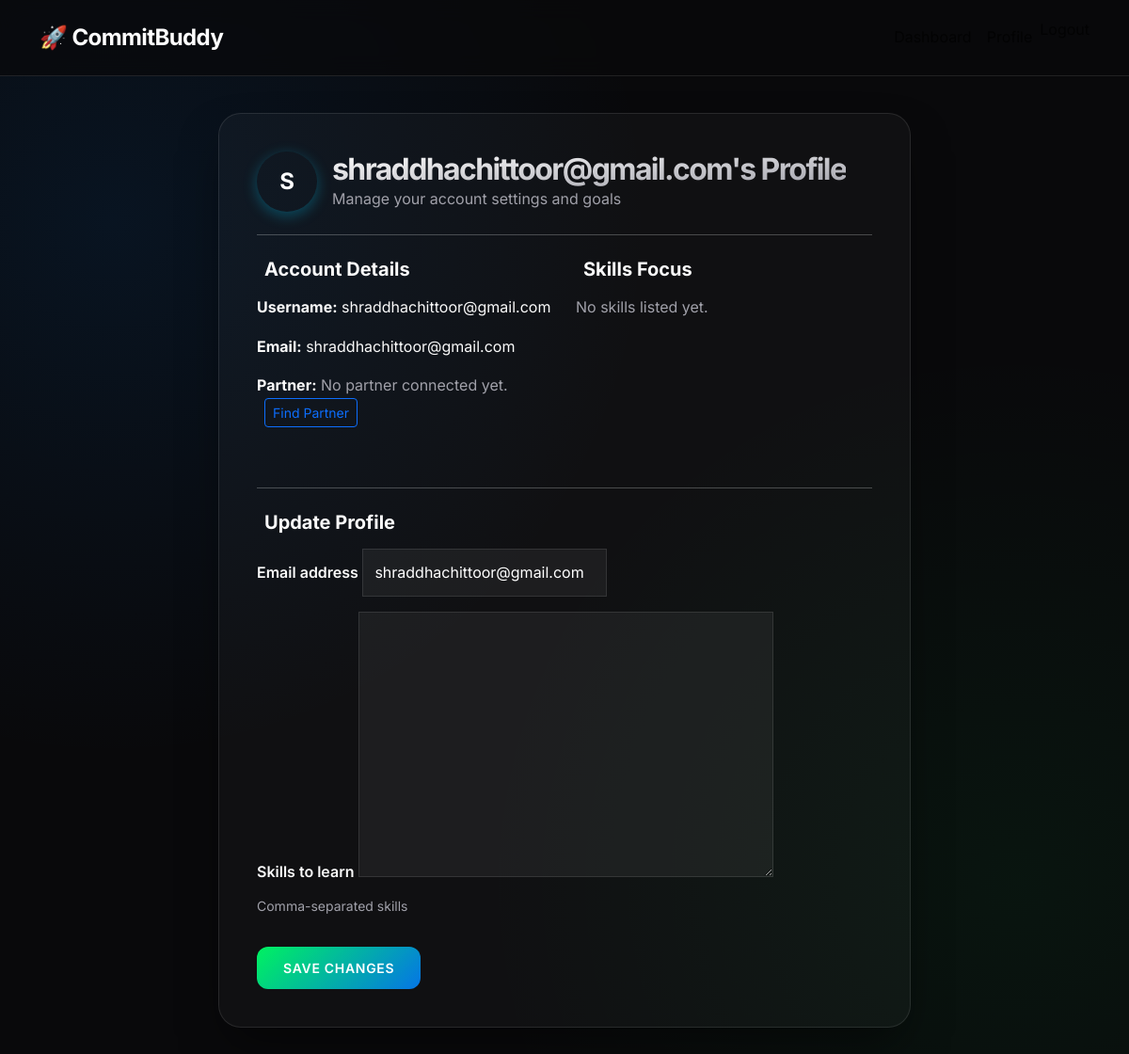
/users/profile/ (signed in), run on the app's committed database.
### users/models.py (models this page shows, shortened)
class CustomUser(AbstractUser):
    partner = models.OneToOneField(
        'self',
        on_delete=models.SET_NULL,
        null=True,
        blank=True,
        related_name='accountability_partner'
    )
    skills_to_learn = models.TextField(blank=True, help_text="Comma-separated skills")

### users/views.py (the view)
# urls.py: path('profile/', views.profile, name='profile'),
@login_required
def profile(request):
    if request.method == 'POST':
        form = UserUpdateForm(request.POST, instance=request.user)
        if form.is_valid():
            form.save()
            messages.success(request, "Your profile has been updated!")
            return redirect('profile')
    else:
        form = UserUpdateForm(instance=request.user)
    return render(request, 'users/profile.html', {'form': form})

### users/forms.py
class UserUpdateForm(forms.ModelForm):
    class Meta:
        model = CustomUser
        fields = ('email', 'skills_to_learn',)

### templates/users/profile.html (shortened to what this page needs)
{% extends 'base.html' %}
{% block content %}
<div class="row justify-content-center fade-in">
    <div class="col-md-8">
        <div class="glass-card">
            <div class="d-flex align-items-center mb-4">
                <div class="avatar-circle me-3">
                    {{ user.username|first|upper }}
                </div>
                <div>
                    <h2 class="mb-0 fw-bold">{{ user.username }}'s Profile</h2>
                    <p class="text-muted mb-0">Manage your account settings and goals</p>
                </div>
            </div>
            <hr class="border-light opacity-10 mb-4">
            <div class="row">
                <div class="col-md-6 mb-4">
                    <h5 class="fw-bold mb-3">Account Details</h5>
                    <p><strong>Username:</strong> {{ user.username }}</p>
                    <p><strong>Email:</strong> {{ user.email|default:"Not set" }}</p>
                    <p><strong>Partner:</strong>
                        {% if user.partner %}
                        <span class="badge bg-success">{{ user.partner.username }}</span>
                        {% else %}
                        <span class="text-muted italic">No partner connected yet.</span>
                        <a href="{% url 'find_partner' %}" class="btn btn-sm btn-outline-primary ms-2">Find Partner</a>
                        {% endif %}
                    </p>
                </div>
                <div class="col-md-6 mb-4">
                    <h5 class="fw-bold mb-3">Skills Focus</h5>
                    {% if user.skills_to_learn %}
                    <div class="d-flex flex-wrap gap-2">
                        {% for skill in user.skills_to_learn.split %}
                        <span class="skill-tag">{{ skill|cut:"," }}</span>
                        {% endfor %}
                    </div>
                    {% else %}
                    <p class="text-muted italic">No skills listed yet.</p>
                    {% endif %}
                </div>
            </div>
            <hr class="border-light opacity-10 my-4">
            <h5 class="fw-bold mb-3">Update Profile</h5>
            <form method="post">
                {% for field in form %}
                <div class="mb-3">
                    <label class="form-label fw-semibold">{{ field.label }}</label>
                    {{ field }}
                    {% if field.help_text %}
                    <div class="form-text text-muted">{{ field.help_text }}</div>
                    {% endif %}
                </div>
                {% endfor %}
                <button type="submit" class="btn btn-premium mt-3">Save Changes</button>
            </form>
        </div>
    </div>
</div>
{% endblock %}

### static/css/style.css (style rules this page uses)
:root { --primary: #00f260; --secondary: #0575E6; --accent: #FF0080; --bg-dark: #09090b; --card-bg: rgba(255, 255, 255, 0.03); --border-color: rgba(255, 255, 255, 0.1); --text-main: #fafafa; --text-muted: #a1a1aa; --glass-blur: blur(12px); }
body { background-color: var(--bg-dark); background-image: radial-gradient(circle at 10% 20%, rgba(5, 117, 230, 0.1) 0%, transparent 40%), radial-gradient(circle at 90% 80%, rgba(0, 242, 96, 0.05) 0%, transparent 40%); color: var(--text-main); font-family: 'Inter', system-ui, -apple-system, sans-serif; line-height: 1.6; }
.glass-card { background: var(--card-bg); backdrop-filter: var(--glass-blur); -webkit-backdrop-filter: var(--glass-blur); border: 1px solid var(--border-color); border-radius: 24px; padding: 2.5rem; box-shadow: 0 25px 50px -12px rgba(0, 0, 0, 0.5); transition: transform 0.3s cubic-bezier(0.4, 0, 0.2, 1), border-color 0.3s ease; }
.btn-premium { background: linear-gradient(135deg, var(--primary), var(--secondary)); color: white; border: none; padding: 0.75rem 1.75rem; border-radius: 12px; font-weight: 600; transition: all 0.3s ease; text-transform: uppercase; font-size: 0.875rem; letter-spacing: 0.05em; }
h1, h2, h3, .h1, .h2, .h3 { letter-spacing: -0.05em; font-weight: 800; background: linear-gradient(to bottom right, #fff, #a1a1aa); -webkit-background-clip: text; background-clip: text; -webkit-text-fill-color: transparent; }
.text-muted { color: var(--text-muted) !important; }
.fade-in { animation: slideUp 0.6s cubic-bezier(0.22, 1, 0.36, 1) forwards; }

### templates/users/profile.html (style rules this page uses)
.avatar-circle { width: 64px; height: 64px; background: var(--primary-gradient); border-radius: 50%; display: flex; align-items: center; justify-content: center; font-size: 1.5rem; font-weight: bold; color: white; box-shadow: 0 4px 15px rgba(0, 210, 255, 0.3); }
input, textarea { background: rgba(255, 255, 255, 0.05) !important; border: 1px solid rgba(255, 255, 255, 0.1) !important; color: white !important; padding: 0.75rem !important; }

### data on the page
CustomUser: username|first "S", username "shraddhachittoor@gmail.com", email "shraddhachittoor@gmail.com", form "shraddhachittoor@gmail.com"

### other printed values
{{ field.label }} "Email address" "Skills to learn"
{{ field.help_text }} "Comma-separated skills"
